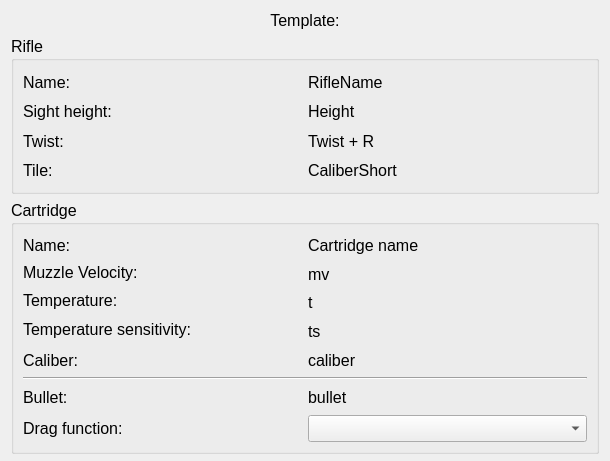
<?xml version="1.0" encoding="UTF-8"?>
<ui version="4.0">
 <class>templateInfo</class>
 <widget class="QWidget" name="templateInfo">
  <property name="geometry">
   <rect>
    <x>0</x>
    <y>0</y>
    <width>610</width>
    <height>461</height>
   </rect>
  </property>
  <property name="sizePolicy">
   <sizepolicy hsizetype="Expanding" vsizetype="Preferred">
    <horstretch>0</horstretch>
    <verstretch>0</verstretch>
   </sizepolicy>
  </property>
  <property name="minimumSize">
   <size>
    <width>0</width>
    <height>461</height>
   </size>
  </property>
  <property name="maximumSize">
   <size>
    <width>16777215</width>
    <height>461</height>
   </size>
  </property>
  <property name="windowTitle">
   <string>Form</string>
  </property>
  <layout class="QGridLayout" name="gridLayout">
   <item row="1" column="0">
    <widget class="QGroupBox" name="rifleGroupBox">
     <property name="sizePolicy">
      <sizepolicy hsizetype="Expanding" vsizetype="Preferred">
       <horstretch>0</horstretch>
       <verstretch>0</verstretch>
      </sizepolicy>
     </property>
     <property name="minimumSize">
      <size>
       <width>0</width>
       <height>158</height>
      </size>
     </property>
     <property name="maximumSize">
      <size>
       <width>16777215</width>
       <height>158</height>
      </size>
     </property>
     <property name="font">
      <font>
       <pointsize>12</pointsize>
       <underline>false</underline>
       <kerning>true</kerning>
      </font>
     </property>
     <property name="styleSheet">
      <string notr="true"/>
     </property>
     <property name="title">
      <string>Rifle</string>
     </property>
     <property name="alignment">
      <set>Qt::AlignLeading|Qt::AlignLeft|Qt::AlignTop</set>
     </property>
     <layout class="QGridLayout" name="gridLayout_3">
      <item row="0" column="0">
       <widget class="QLabel" name="label_27">
        <property name="sizePolicy">
         <sizepolicy hsizetype="Preferred" vsizetype="Expanding">
          <horstretch>0</horstretch>
          <verstretch>0</verstretch>
         </sizepolicy>
        </property>
        <property name="minimumSize">
         <size>
          <width>120</width>
          <height>0</height>
         </size>
        </property>
        <property name="font">
         <font>
          <pointsize>12</pointsize>
         </font>
        </property>
        <property name="text">
         <string>Name:</string>
        </property>
       </widget>
      </item>
      <item row="1" column="2">
       <widget class="QLabel" name="sh">
        <property name="text">
         <string>Height</string>
        </property>
       </widget>
      </item>
      <item row="4" column="0">
       <widget class="QLabel" name="label_26">
        <property name="sizePolicy">
         <sizepolicy hsizetype="Preferred" vsizetype="Expanding">
          <horstretch>0</horstretch>
          <verstretch>0</verstretch>
         </sizepolicy>
        </property>
        <property name="minimumSize">
         <size>
          <width>120</width>
          <height>0</height>
         </size>
        </property>
        <property name="font">
         <font>
          <pointsize>12</pointsize>
         </font>
        </property>
        <property name="text">
         <string>Tile:</string>
        </property>
       </widget>
      </item>
      <item row="4" column="2">
       <widget class="QLabel" name="caliberShort">
        <property name="text">
         <string>CaliberShort</string>
        </property>
       </widget>
      </item>
      <item row="1" column="0">
       <widget class="QLabel" name="label_69">
        <property name="sizePolicy">
         <sizepolicy hsizetype="Preferred" vsizetype="Expanding">
          <horstretch>0</horstretch>
          <verstretch>0</verstretch>
         </sizepolicy>
        </property>
        <property name="minimumSize">
         <size>
          <width>120</width>
          <height>0</height>
         </size>
        </property>
        <property name="font">
         <font>
          <pointsize>12</pointsize>
         </font>
        </property>
        <property name="text">
         <string>Sight height:</string>
        </property>
       </widget>
      </item>
      <item row="3" column="0">
       <widget class="QLabel" name="label_70">
        <property name="sizePolicy">
         <sizepolicy hsizetype="Preferred" vsizetype="Expanding">
          <horstretch>0</horstretch>
          <verstretch>0</verstretch>
         </sizepolicy>
        </property>
        <property name="minimumSize">
         <size>
          <width>120</width>
          <height>0</height>
         </size>
        </property>
        <property name="font">
         <font>
          <pointsize>12</pointsize>
         </font>
        </property>
        <property name="text">
         <string>Twist:</string>
        </property>
       </widget>
      </item>
      <item row="3" column="2">
       <widget class="QLabel" name="twist">
        <property name="text">
         <string>Twist + R</string>
        </property>
       </widget>
      </item>
      <item row="0" column="2">
       <widget class="QLabel" name="rifleName">
        <property name="text">
         <string>RifleName</string>
        </property>
       </widget>
      </item>
     </layout>
    </widget>
   </item>
   <item row="2" column="0">
    <widget class="QGroupBox" name="cartridgeGroupBox">
     <property name="sizePolicy">
      <sizepolicy hsizetype="Expanding" vsizetype="Preferred">
       <horstretch>0</horstretch>
       <verstretch>0</verstretch>
      </sizepolicy>
     </property>
     <property name="minimumSize">
      <size>
       <width>0</width>
       <height>254</height>
      </size>
     </property>
     <property name="maximumSize">
      <size>
       <width>16777215</width>
       <height>254</height>
      </size>
     </property>
     <property name="font">
      <font>
       <pointsize>12</pointsize>
      </font>
     </property>
     <property name="styleSheet">
      <string notr="true"/>
     </property>
     <property name="title">
      <string>Cartridge</string>
     </property>
     <property name="flat">
      <bool>false</bool>
     </property>
     <property name="checkable">
      <bool>false</bool>
     </property>
     <layout class="QGridLayout" name="gridLayout_5">
      <item row="0" column="0">
       <widget class="QLabel" name="label_90">
        <property name="sizePolicy">
         <sizepolicy hsizetype="Preferred" vsizetype="Expanding">
          <horstretch>0</horstretch>
          <verstretch>0</verstretch>
         </sizepolicy>
        </property>
        <property name="minimumSize">
         <size>
          <width>180</width>
          <height>0</height>
         </size>
        </property>
        <property name="maximumSize">
         <size>
          <width>16777215</width>
          <height>16777215</height>
         </size>
        </property>
        <property name="font">
         <font>
          <pointsize>12</pointsize>
         </font>
        </property>
        <property name="text">
         <string>Name:</string>
        </property>
       </widget>
      </item>
      <item row="7" column="0">
       <widget class="QLabel" name="label_91">
        <property name="sizePolicy">
         <sizepolicy hsizetype="Preferred" vsizetype="Expanding">
          <horstretch>0</horstretch>
          <verstretch>0</verstretch>
         </sizepolicy>
        </property>
        <property name="minimumSize">
         <size>
          <width>180</width>
          <height>0</height>
         </size>
        </property>
        <property name="font">
         <font>
          <pointsize>12</pointsize>
         </font>
        </property>
        <property name="text">
         <string>Drag function:</string>
        </property>
       </widget>
      </item>
      <item row="7" column="1">
       <widget class="QComboBox" name="drag_func"/>
      </item>
      <item row="5" column="0" colspan="2">
       <widget class="Line" name="line">
        <property name="orientation">
         <enum>Qt::Horizontal</enum>
        </property>
       </widget>
      </item>
      <item row="3" column="0" alignment="Qt::AlignLeft|Qt::AlignTop">
       <widget class="QLabel" name="label_87">
        <property name="sizePolicy">
         <sizepolicy hsizetype="Preferred" vsizetype="Expanding">
          <horstretch>0</horstretch>
          <verstretch>0</verstretch>
         </sizepolicy>
        </property>
        <property name="minimumSize">
         <size>
          <width>180</width>
          <height>0</height>
         </size>
        </property>
        <property name="font">
         <font>
          <pointsize>12</pointsize>
         </font>
        </property>
        <property name="text">
         <string>Temperature sensitivity:</string>
        </property>
       </widget>
      </item>
      <item row="6" column="0">
       <widget class="QLabel" name="label_86">
        <property name="sizePolicy">
         <sizepolicy hsizetype="Preferred" vsizetype="Expanding">
          <horstretch>0</horstretch>
          <verstretch>0</verstretch>
         </sizepolicy>
        </property>
        <property name="minimumSize">
         <size>
          <width>180</width>
          <height>0</height>
         </size>
        </property>
        <property name="font">
         <font>
          <pointsize>12</pointsize>
         </font>
        </property>
        <property name="text">
         <string>Bullet:</string>
        </property>
       </widget>
      </item>
      <item row="4" column="0">
       <widget class="QLabel" name="label_85">
        <property name="sizePolicy">
         <sizepolicy hsizetype="Preferred" vsizetype="Expanding">
          <horstretch>0</horstretch>
          <verstretch>0</verstretch>
         </sizepolicy>
        </property>
        <property name="minimumSize">
         <size>
          <width>180</width>
          <height>0</height>
         </size>
        </property>
        <property name="font">
         <font>
          <pointsize>12</pointsize>
         </font>
        </property>
        <property name="text">
         <string>Caliber:</string>
        </property>
       </widget>
      </item>
      <item row="2" column="0" alignment="Qt::AlignLeft|Qt::AlignTop">
       <widget class="QLabel" name="label_88">
        <property name="sizePolicy">
         <sizepolicy hsizetype="Preferred" vsizetype="Expanding">
          <horstretch>0</horstretch>
          <verstretch>0</verstretch>
         </sizepolicy>
        </property>
        <property name="minimumSize">
         <size>
          <width>180</width>
          <height>0</height>
         </size>
        </property>
        <property name="maximumSize">
         <size>
          <width>16777215</width>
          <height>16777215</height>
         </size>
        </property>
        <property name="font">
         <font>
          <pointsize>12</pointsize>
         </font>
        </property>
        <property name="text">
         <string>Temperature:</string>
        </property>
       </widget>
      </item>
      <item row="1" column="0" alignment="Qt::AlignLeft|Qt::AlignTop">
       <widget class="QLabel" name="label_89">
        <property name="sizePolicy">
         <sizepolicy hsizetype="Preferred" vsizetype="Expanding">
          <horstretch>0</horstretch>
          <verstretch>0</verstretch>
         </sizepolicy>
        </property>
        <property name="minimumSize">
         <size>
          <width>180</width>
          <height>0</height>
         </size>
        </property>
        <property name="maximumSize">
         <size>
          <width>16777215</width>
          <height>16777215</height>
         </size>
        </property>
        <property name="font">
         <font>
          <pointsize>12</pointsize>
         </font>
        </property>
        <property name="text">
         <string>Muzzle Velocity:</string>
        </property>
       </widget>
      </item>
      <item row="4" column="1">
       <widget class="QLabel" name="caliber">
        <property name="sizePolicy">
         <sizepolicy hsizetype="Preferred" vsizetype="Expanding">
          <horstretch>0</horstretch>
          <verstretch>0</verstretch>
         </sizepolicy>
        </property>
        <property name="minimumSize">
         <size>
          <width>180</width>
          <height>0</height>
         </size>
        </property>
        <property name="font">
         <font>
          <pointsize>12</pointsize>
         </font>
        </property>
        <property name="text">
         <string>caliber</string>
        </property>
       </widget>
      </item>
      <item row="6" column="1">
       <widget class="QLabel" name="bullet">
        <property name="sizePolicy">
         <sizepolicy hsizetype="Preferred" vsizetype="Expanding">
          <horstretch>0</horstretch>
          <verstretch>0</verstretch>
         </sizepolicy>
        </property>
        <property name="minimumSize">
         <size>
          <width>180</width>
          <height>0</height>
         </size>
        </property>
        <property name="font">
         <font>
          <pointsize>12</pointsize>
         </font>
        </property>
        <property name="text">
         <string>bullet</string>
        </property>
       </widget>
      </item>
      <item row="2" column="1" alignment="Qt::AlignLeft">
       <widget class="QLabel" name="temp">
        <property name="sizePolicy">
         <sizepolicy hsizetype="Preferred" vsizetype="Expanding">
          <horstretch>0</horstretch>
          <verstretch>0</verstretch>
         </sizepolicy>
        </property>
        <property name="text">
         <string>t</string>
        </property>
       </widget>
      </item>
      <item row="3" column="1">
       <widget class="QLabel" name="ts">
        <property name="sizePolicy">
         <sizepolicy hsizetype="Preferred" vsizetype="Expanding">
          <horstretch>0</horstretch>
          <verstretch>0</verstretch>
         </sizepolicy>
        </property>
        <property name="text">
         <string>ts</string>
        </property>
       </widget>
      </item>
      <item row="1" column="1" alignment="Qt::AlignLeft">
       <widget class="QLabel" name="mv">
        <property name="sizePolicy">
         <sizepolicy hsizetype="Preferred" vsizetype="Expanding">
          <horstretch>0</horstretch>
          <verstretch>0</verstretch>
         </sizepolicy>
        </property>
        <property name="text">
         <string>mv</string>
        </property>
       </widget>
      </item>
      <item row="0" column="1" alignment="Qt::AlignLeft">
       <widget class="QLabel" name="cartridgeName">
        <property name="sizePolicy">
         <sizepolicy hsizetype="Preferred" vsizetype="Expanding">
          <horstretch>0</horstretch>
          <verstretch>0</verstretch>
         </sizepolicy>
        </property>
        <property name="text">
         <string>Cartridge name</string>
        </property>
       </widget>
      </item>
     </layout>
    </widget>
   </item>
   <item row="0" column="0" alignment="Qt::AlignTop">
    <widget class="QLabel" name="templateName">
     <property name="sizePolicy">
      <sizepolicy hsizetype="Preferred" vsizetype="Preferred">
       <horstretch>0</horstretch>
       <verstretch>0</verstretch>
      </sizepolicy>
     </property>
     <property name="minimumSize">
      <size>
       <width>120</width>
       <height>0</height>
      </size>
     </property>
     <property name="font">
      <font>
       <pointsize>12</pointsize>
      </font>
     </property>
     <property name="text">
      <string>Template:</string>
     </property>
     <property name="alignment">
      <set>Qt::AlignCenter</set>
     </property>
    </widget>
   </item>
  </layout>
 </widget>
 <resources/>
 <connections/>
</ui>
